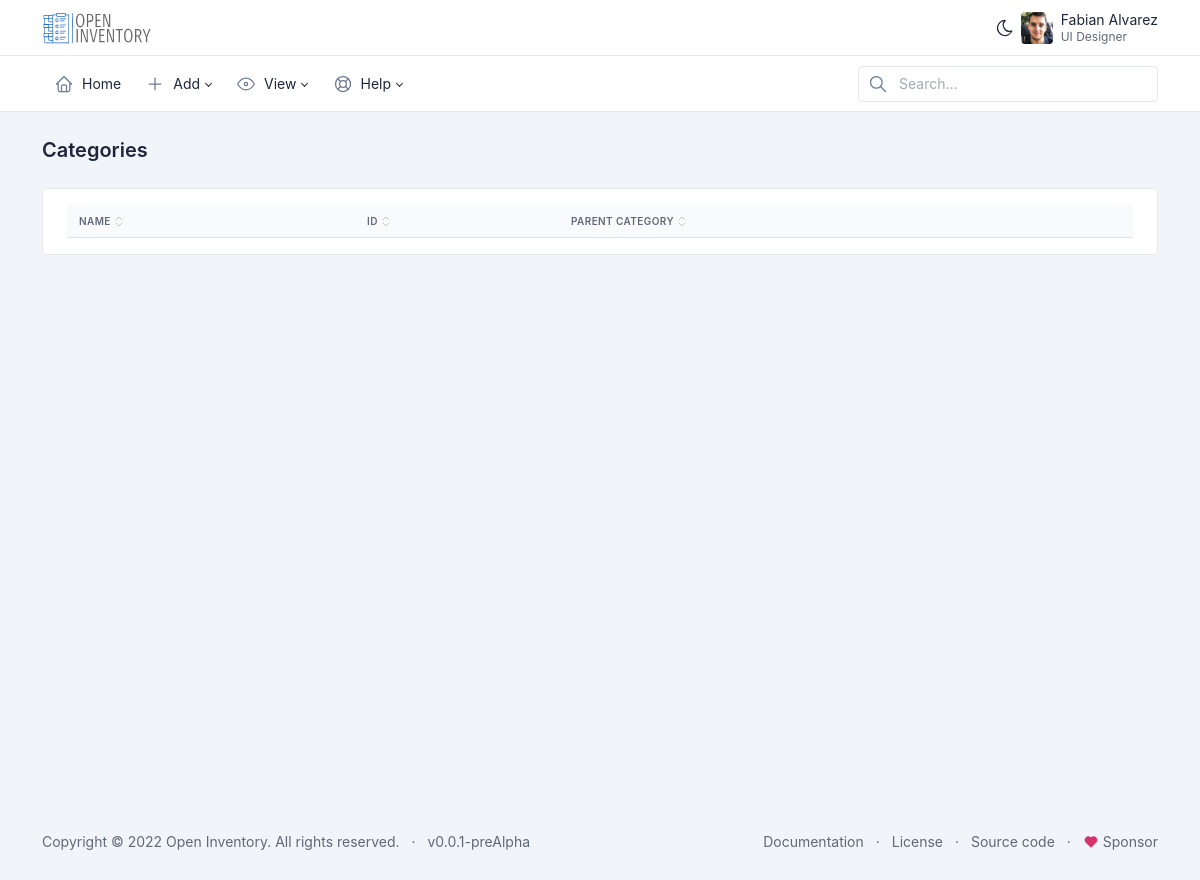
The app's page /view-categories, older data.
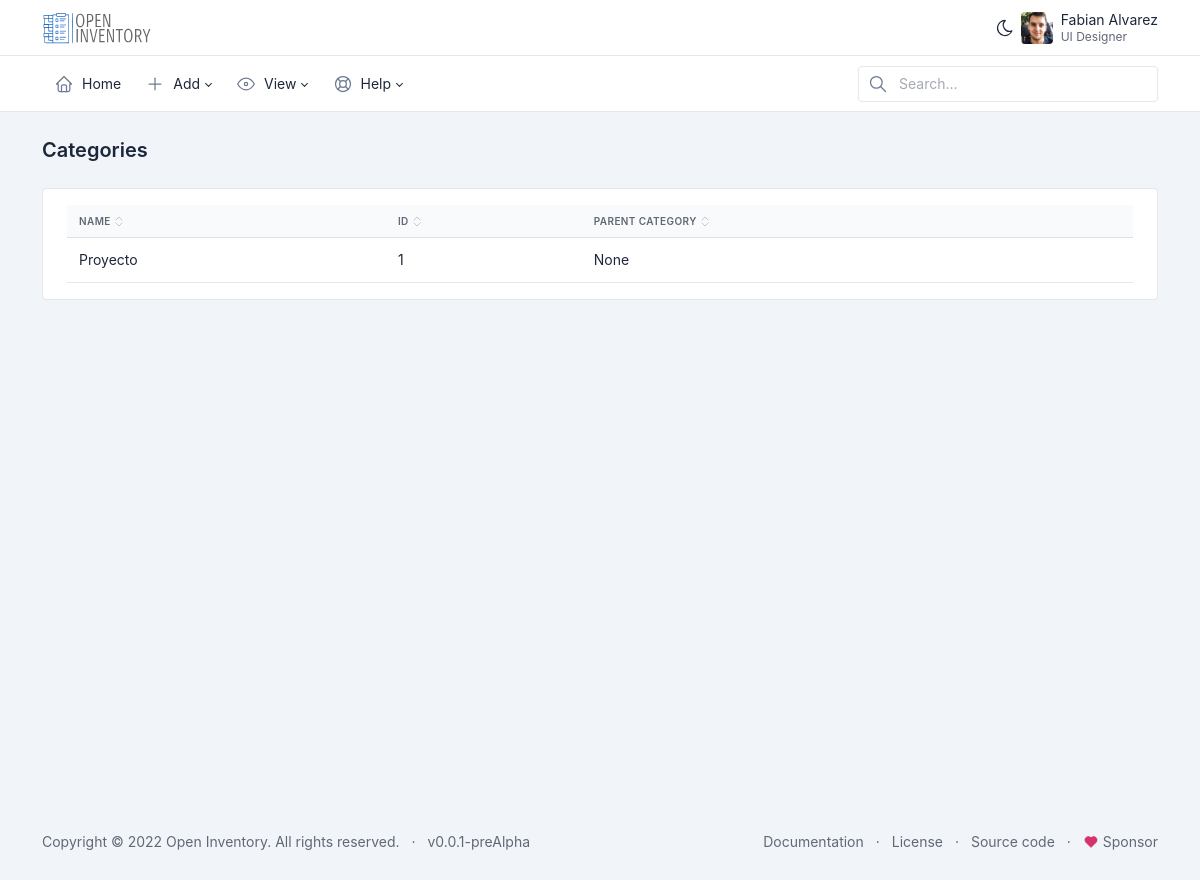
The same page, newer data.
### dashboard/models.py (models this page shows, shortened)
class Category(models.Model):
    name = models.CharField(max_length=200)
    description = models.TextField(null=True, blank=True)
    parent_category = models.ForeignKey('self', on_delete=models.CASCADE, null=True, blank=True)
    class Meta:
        verbose_name_plural = "Categories"
        verbose_name = "Category"

### dashboard/views.py (the view)
# urls.py: path('view-categories', views.view_categories, name='view_categories'),
def view_categories(request):
  categories = Category.objects.all()
  return render(request, 'view-categories.html', {"title": "Categorías", "categories": categories})

### dashboard/templates/view-categories.html (shortened to what this page needs)
<!DOCTYPE html>
<html>
<body>
{% extends 'menu.html' %}
{% block pagecontent %}
{% load custom_tags %}
<!doctype html>
<html lang="en">
  <body >
      <div class="page-wrapper">
        <div class="page-header d-print-none">
          <div class="container-xl">
            <div class="row g-2 align-items-center">
              <div class="col">
                <h2 class="page-title">
                  {{_('Categories')}}
                </h2>
              </div>
            </div>
          </div>
        </div>
        <div class="page-body">
          <div class="container-xl">
            <div class="card">
              <div class="card-body">
                <div id="table-default" class="table-responsive">
                  <table class="table">
                    <thead>
                      <tr>
                        <th><button class="table-sort" data-sort="sort-name">{{_('Name')}}</button></th>
                        <th><button class="table-sort" data-sort="sort-id">{{_('ID')}}</button></th>
                        <th><button class="table-sort" data-sort="sort-parent">{{_('Parent category')}}</button></th>
                      </tr>
                    </thead>
                    <tbody class="table-tbody">
                    {% for category in categories %}
                      <tr>
                        <td class="sort-name"><a class="text-reset" href="{% url 'dashboard:get_category' category.id %}">{{ category.name }}</a></td>
                        <td class="sort-id">{{ category.id }}</td>
                        <td class="sort-parent">{{ category.parent_category }}</td>
                      </tr>
                    {% endfor %}
                    </tbody>
                  </table>
                </div>
              </div>
            </div>
          </div>
        </div>
      </div>
    </div>
  </body>
</html>
{% endblock %}

Row changes from the older to the newer data that the page shows:
added Category: name "Proyecto", id "1", parent_category "None"
